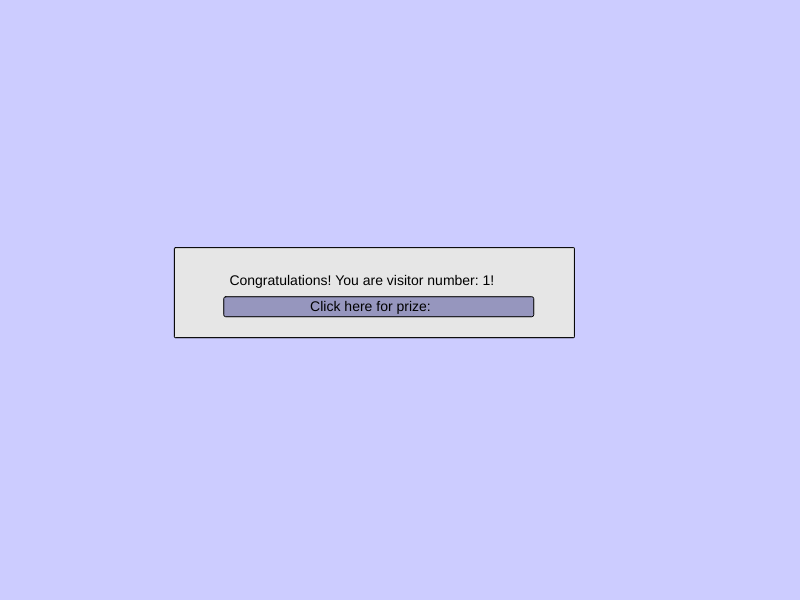
Frame 1 (no input)
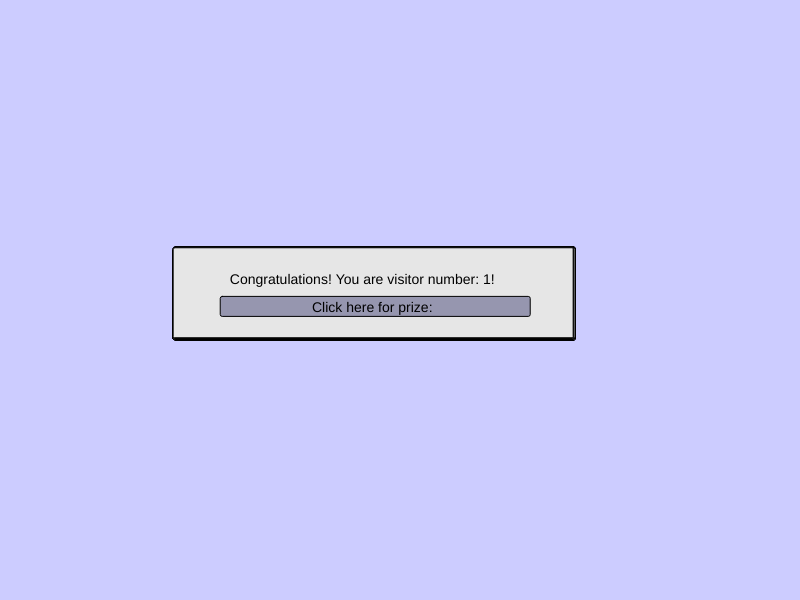
Frame 60 (no input)
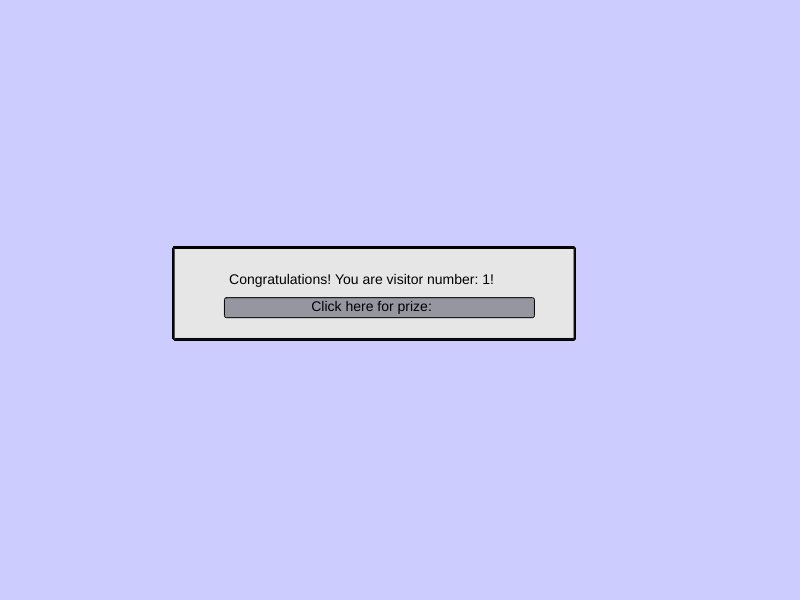
Frame 120 (the mouse pressed at the canvas centre since frame 60)

The p5.js sketch that drew these frames (run headless with seeded random() and noise() and a simulated clock; from frame 60 on, the mouse is pressed at the canvas centre):

// p5.js sketch
// ── sketch.js


function setup() 
{
  //Canvas
  createCanvas(800, 600);

  
  //Baggrund
  background(125, 125, 255, 100);
}


function draw() 
{
  //DialogBoksGrafikVariabler
  var boks = 
    {
      x : random(173, 175),
      y : random(247, 250),
      z1 : 400,
      z2 : 90,
      r : 0,
      g : 100,
      b : 100,
    }
  stroke(0)
  fill(230);
  rect(boks.x, boks.y, boks.z1, boks.z2, 1);
  
  
  //ClickBoksGrafikVariabler
  var boks1 =
  {
    x : random(220, 225),
    y : random(295, 300),
    z1 : 310,
    z2 : 20,
    r : 150,
    g : 150,
    b : random(150, 200),
  }


  //Glitch
  var Glitch =
  {
    x : random(900),
    y : random(700),
    z1 : random(900),
    z2 : random(900),
    r : 15,
    g : random(255),
    b : 15,
  }


  //DialogBoksGrafik
  fill(230);
  rect(boks.x, boks.y, boks.z1, boks.z2, 1);
  fill(boks1.r, boks1.g, boks1.b);
  rect(boks1.x, boks1.y, boks1.z1, boks1.z2, 2);
  
  
  //Tekst
  noStroke()
  fill(0);
  textSize(14)
  text("Congratulations! You are visitor number: 1!", random(228, 230), random(283, 285));
  text("Click here for prize:", random(310, 312), random(310, 312));
  
  
  //KlikPåKnap
if (mouseX < 550 && mouseX > 220 && mouseY > 300 && mouseY < 325)
  {
    if (mouseIsPressed)
    {
      stroke(15, 255, 15)
      fill(Glitch.r, Glitch.g, Glitch.b, random(150, 200))
      rect(Glitch.x, Glitch.y, Glitch.z1, Glitch.z2)
      rect(random(700), random(500), random(100), random(100))
      rect(random(700), random(500), random(100), random(100))
      rect(random(700), random(500), random(100), random(100))
      rect(random(700), random(500), random(100), random(100))
      rect(random(700), random(500), random(100), random(100))
      rect(random(700), random(500), random(100), random(100))
      rect(random(700), random(500), random(100), random(100))
      rect(random(700), random(500), random(100), random(100))
      boks1.g = 255
      boks1.r = 15
      boks1.g = 15
      
    }
  }
}
